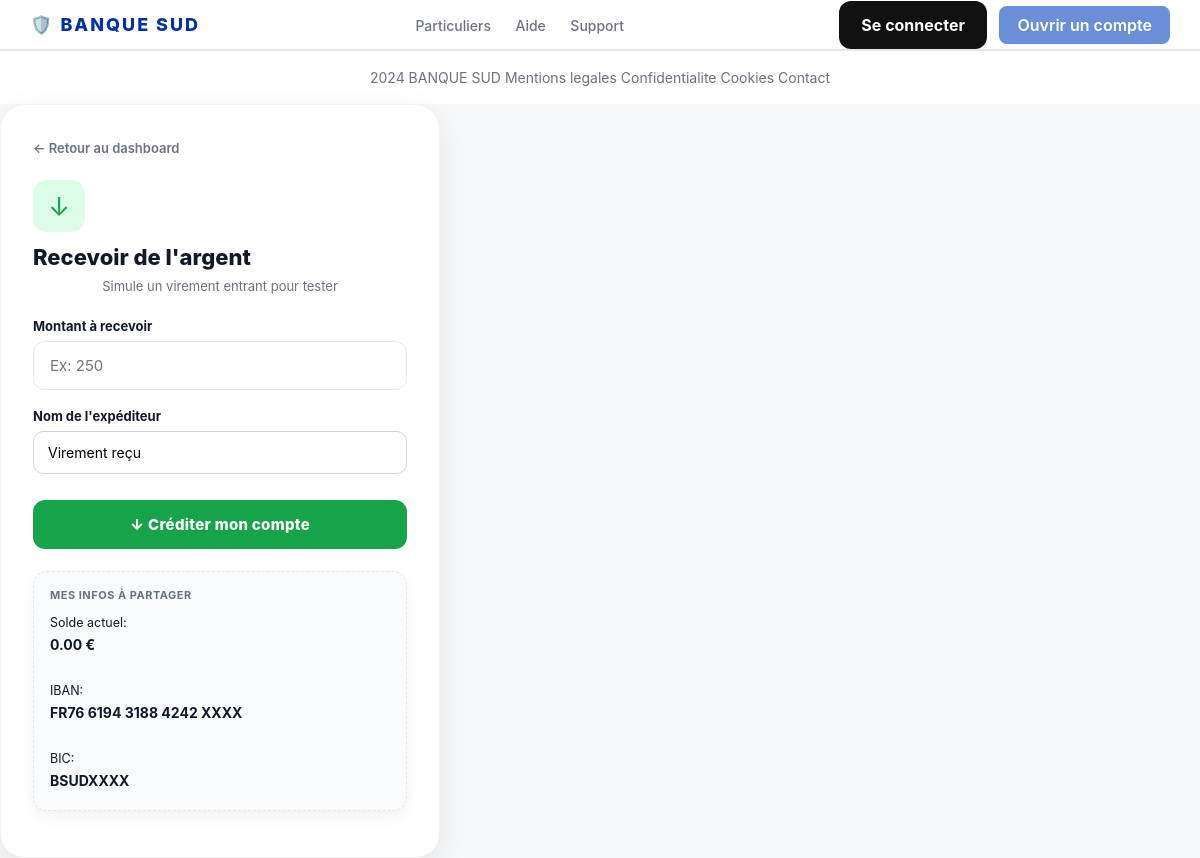
The app's page /recevoir/ (signed in) with its own data.
### Banques/models.py (models this page shows, shortened)
class Compte(models.Model):
    user = models.OneToOneField(User, on_delete=models.CASCADE)
    numero_compte = models.CharField(max_length=20, unique=True) # ex: BN1234567890
    numero_carte = models.CharField(max_length=4, default="4242")
    solde = models.DecimalField(max_digits=12, decimal_places=2, default=50.00)
    epargne = models.DecimalField(max_digits=12, decimal_places=2, default=0.00)
    carte_bloquee = models.BooleanField(default=False)
    created_at = models.DateTimeField(auto_now_add=True)
    @property
    def iban(self):
        num = self.numero_compte.replace("FR", "").replace(" ", "")
        num = (num + "000000000000")[:12] # complète si trop court
        return f"FR76 {num[:4]} {num[4:8]} {num[8:12]} {num[12:16] if len(num) > 12 else 'XXXX'}"
    @property
    def bic(self):
        return "BSUDXXXX"

### Banques/views.py (the view, shortened to what this page needs)
# urls.py: path('recevoir/', views.recevoir_view, name='recevoir'),
@login_required(login_url='/login/')
def recevoir_view(request):
    compte = request.user.compte
    return render(request, 'recevoir.html', {'compte': compte})

### templates/recevoir.html (shortened to what this page needs)
{% extends "base.html" %}
{% block contenus %}
<body>
<div class="container">
    <a href="{% url 'dashboard' %}" class="back-link">← Retour au dashboard</a>
    <div class="icon-box">↓</div>
    <h2 class="title">Recevoir de l'argent</h2>
    <p class="subtitle">Simule un virement entrant pour tester</p>
    <form method="POST">
        <div class="form-group">
            <label>Montant à recevoir</label>
            <input type="number" step="0.01" name="montant" placeholder="Ex: 250" required>
        </div>
        <div class="form-group">
            <label>Nom de l'expéditeur</label>
            <input type="text" name="expediteur" placeholder="Ex: Papa, Salaire, Client" value="Virement reçu">
        </div>
        <button type="submit" class="btn-recevoir">↓ Créditer mon compte</button>
    </form>
    <div class="info-box">
        <div class="info-title">MES INFOS À PARTAGER</div>
        <div class="info-content">
            Solde actuel: <b>{{ compte.solde }} €</b><br>
            IBAN: <b>{{ compte.iban }}</b><br>
            BIC: <b>{{ compte.bic }}</b>
        </div>
    </div>
</div>
</body>
{% endblock  %}

### static/css/style.css (style rules this page uses)
* { margin:0;padding:0;box-sizing:border-box;font-family:Inter,system-ui,sans-serif }
body { background:#f7f8fa;color:#111a33 }
body { background:#f7f8fa;color:#111a33;min-height:100vh }
.subtitle { text-align:center;color:#6b7280;font-size:14px;margin:10px 0 24px }
form label { font-size:13px;font-weight:600;display:block;margin:14px 0 6px;color:#374151 }
form input[type=text], form input[type=email], form input[type=tel], form input[type=password] { width:100%;padding:12px 14px;border:1px solid #d1d5db;border-radius:10px;font-size:14px;outline:none;background:white;transition:.2s }
.info-box { background:white;border-radius:14px;padding:16px 18px;margin-bottom:14px;box-shadow:0 6px 15px rgba(0,0,0,.05);border:1px solid #f3f4f6 }
.info-box b { font-size:14px;display:block;margin-bottom:2px }
.subtitle { color:#6b7280;font-size:14px;margin:8px 0 24px }
form { text-align:left }
.info-box b { font-size:14px;display:block }
.container { background: #ffffff; width: 100%; max-width: 440px; border-radius: 24px; padding: 32px; box-shadow: 0 10px 30px rgba(0,0,0,0.08); border: 1px solid #f0f0f0; }
.back-link { text-decoration: none; color: #6b7280; font-size: 13px; font-weight: 600; display: inline-flex; align-items: center; gap: 4px; margin-bottom: 12px; }
.icon-box { width: 52px; height: 52px; background: #dcfce7; border-radius: 14px; display: flex; align-items: center; justify-content: center; font-size: 26px; margin: 12px 0; color: #16a34a; }
.title { font-size: 22px; font-weight: 800; color: #111827; margin: 10px 0 6px 0; }
.subtitle { color: #6b7280; font-size: 13px; margin-bottom: 24px; }
.form-group { margin-bottom: 18px; }
.form-group label { font-size: 13px; font-weight: 700; color: #111827; display: block; margin-bottom: 7px; }
.form-group input { width: 100%; padding: 14px 16px; border-radius: 12px; border: 1.5px solid #e5e7eb; font-size: 15px; outline: none; background: white; transition: all 0.2s; }
.btn-recevoir { width: 100%; background: #16a34a; color: white; border: none; padding: 15px; border-radius: 12px; font-weight: 800; font-size: 15px; cursor: pointer; letter-spacing: 0.3px; margin-top: 8px; transition: background 0.2s; }
.info-box { margin-top: 22px; padding: 16px; background: #f9fafb; border-radius: 14px; border: 1px dashed #e5e7eb; }
.info-title { font-size: 11px; font-weight: 700; color: #6b7280; letter-spacing: 0.5px; margin-bottom: 10px; }
.info-content { font-size: 12.5px; line-height: 22px; color: #111827; }
.info-content b { font-weight: 700; }

### records on screen
Compte: solde "0.00", iban "FR76 6194 3188 4242 XXXX", bic "BSUDXXXX"
